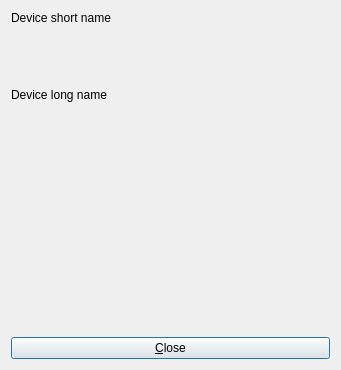
<ui version="4.0" >
 <class>QP_UIDeviceProperty</class>
 <widget class="QDialog" name="QP_UIDeviceProperty" >
  <property name="geometry" >
   <rect>
    <x>0</x>
    <y>0</y>
    <width>341</width>
    <height>370</height>
   </rect>
  </property>
  <property name="windowTitle" >
   <string>Device property</string>
  </property>
  <layout class="QVBoxLayout" >
   <property name="spacing" >
    <number>6</number>
   </property>
   <property name="leftMargin" >
    <number>11</number>
   </property>
   <property name="topMargin" >
    <number>11</number>
   </property>
   <property name="rightMargin" >
    <number>11</number>
   </property>
   <property name="bottomMargin" >
    <number>11</number>
   </property>
   <item>
    <widget class="QLabel" name="lbl1" >
     <property name="text" >
      <string>Device short name</string>
     </property>
     <property name="wordWrap" >
      <bool>false</bool>
     </property>
     <property name="buddy" >
      <cstring>cmbLayout</cstring>
     </property>
    </widget>
   </item>
   <item>
    <widget class="QLabel" name="lblShortName" >
     <property name="text" >
      <string/>
     </property>
     <property name="wordWrap" >
      <bool>false</bool>
     </property>
    </widget>
   </item>
   <item>
    <spacer>
     <property name="orientation" >
      <enum>Qt::Vertical</enum>
     </property>
     <property name="sizeType" >
      <enum>QSizePolicy::MinimumExpanding</enum>
     </property>
     <property name="sizeHint" >
      <size>
       <width>21</width>
       <height>20</height>
      </size>
     </property>
    </spacer>
   </item>
   <item>
    <widget class="QLabel" name="lbl2" >
     <property name="text" >
      <string>Device long name</string>
     </property>
     <property name="wordWrap" >
      <bool>false</bool>
     </property>
     <property name="buddy" >
      <cstring>cmbExtTools</cstring>
     </property>
    </widget>
   </item>
   <item>
    <widget class="QLabel" name="lblLongName" >
     <property name="text" >
      <string/>
     </property>
     <property name="wordWrap" >
      <bool>false</bool>
     </property>
    </widget>
   </item>
   <item>
    <spacer>
     <property name="orientation" >
      <enum>Qt::Vertical</enum>
     </property>
     <property name="sizeType" >
      <enum>QSizePolicy::MinimumExpanding</enum>
     </property>
     <property name="sizeHint" >
      <size>
       <width>21</width>
       <height>20</height>
      </size>
     </property>
    </spacer>
   </item>
   <item>
    <widget class="QLabel" name="lblPartitionTable" >
     <property name="text" >
      <string/>
     </property>
     <property name="wordWrap" >
      <bool>false</bool>
     </property>
    </widget>
   </item>
   <item>
    <spacer>
     <property name="orientation" >
      <enum>Qt::Vertical</enum>
     </property>
     <property name="sizeType" >
      <enum>QSizePolicy::MinimumExpanding</enum>
     </property>
     <property name="sizeHint" >
      <size>
       <width>21</width>
       <height>20</height>
      </size>
     </property>
    </spacer>
   </item>
   <item>
    <widget class="QLabel" name="lblDevfsEnabled" >
     <property name="text" >
      <string/>
     </property>
     <property name="wordWrap" >
      <bool>false</bool>
     </property>
     <property name="buddy" >
      <cstring>cmbExtTools</cstring>
     </property>
    </widget>
   </item>
   <item>
    <spacer>
     <property name="orientation" >
      <enum>Qt::Vertical</enum>
     </property>
     <property name="sizeType" >
      <enum>QSizePolicy::MinimumExpanding</enum>
     </property>
     <property name="sizeHint" >
      <size>
       <width>21</width>
       <height>20</height>
      </size>
     </property>
    </spacer>
   </item>
   <item>
    <widget class="QLabel" name="lblBusy" >
     <property name="text" >
      <string/>
     </property>
     <property name="wordWrap" >
      <bool>false</bool>
     </property>
     <property name="buddy" >
      <cstring>cmbExtTools</cstring>
     </property>
    </widget>
   </item>
   <item>
    <spacer>
     <property name="orientation" >
      <enum>Qt::Vertical</enum>
     </property>
     <property name="sizeType" >
      <enum>QSizePolicy::MinimumExpanding</enum>
     </property>
     <property name="sizeHint" >
      <size>
       <width>21</width>
       <height>20</height>
      </size>
     </property>
    </spacer>
   </item>
   <item>
    <widget class="QPushButton" name="btnClose" >
     <property name="text" >
      <string>&amp;Close</string>
     </property>
    </widget>
   </item>
  </layout>
 </widget>
 <layoutdefault spacing="6" margin="11" />
 <pixmapfunction>qPixmapFromMimeSource</pixmapfunction>
 <resources/>
 <connections>
  <connection>
   <sender>btnClose</sender>
   <signal>clicked()</signal>
   <receiver>QP_UIDeviceProperty</receiver>
   <slot>close()</slot>
   <hints>
    <hint type="sourcelabel" >
     <x>20</x>
     <y>20</y>
    </hint>
    <hint type="destinationlabel" >
     <x>20</x>
     <y>20</y>
    </hint>
   </hints>
  </connection>
 </connections>
</ui>
